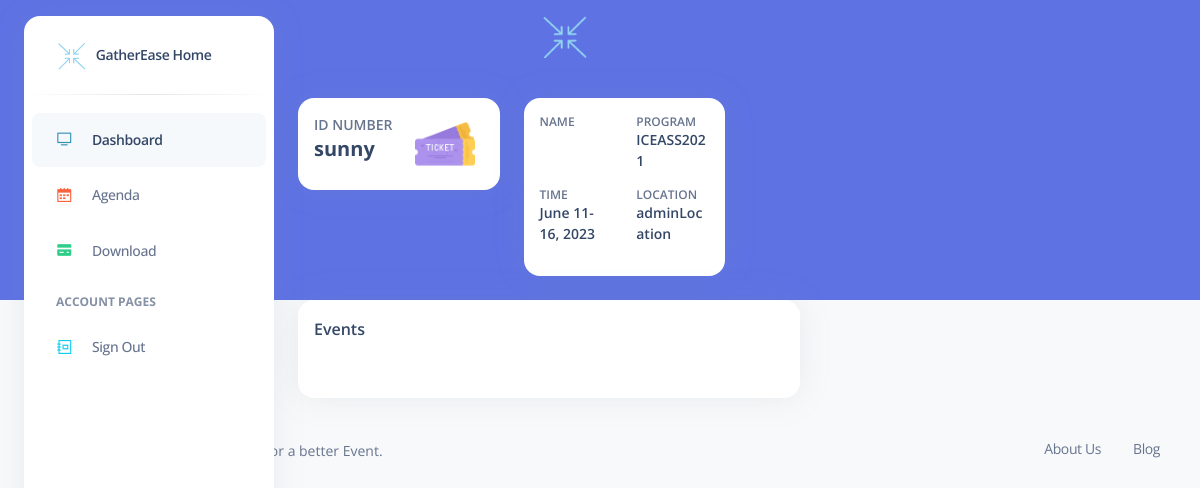
The page /ticket/be55da5f-c1ff-4cb3-9b86-c8ea04e76249/ (signed in) on the database its author committed.
### authentication/models.py (models this page shows)
class Track(models.Model):
    trackCode = models.CharField(max_length=20, primary_key=True)
    trackName = models.CharField(max_length=30)
    Conference = models.ForeignKey(Conference, on_delete=models.CASCADE)
    proceedings = models.FileField(upload_to='proceedings/')
    program = models.FileField(upload_to='program/')

class Conference(models.Model):
    conferenceCode = models.CharField(max_length=20, primary_key=True)
    conferenceName = models.CharField(
        max_length=100, default='adminConference')
    conferenceStartDate = models.DateField(default=CONFERENCE_START_DATE)
    conferenceEndDate = models.DateField(default=CONFERENCE_END_DATE)
    conferenceLocation = models.CharField(
        max_length=30, default='adminLocation')
    agenda = models.FileField(upload_to='agenda/')

### authentication/views.py (the view)
# urls.py: path('ticket/<str:ticket_id>/', views.ticket, name='ticket'),
def ticket(request, ticket_id):
    user = request.user
    if user.is_authenticated:
        ticket = Ticket.objects.get(ticket_id=ticket_id)
        userProfile = UserProfile.objects.get(user=user)
        track = ticket.track
        conference = track.Conference
        ticket = get_object_or_404(Ticket, user=user, track = track)
        qr_code = generate_qr_code(str(ticket_id))
        context = {
            "ticket": ticket,
            "userProfile": userProfile,
            "track": track,
            "conference": conference,
            "qr_code": qr_code
        }
        return render(request, 'authentication/ticket.html', context)
    return render(request, 'authentication/index1.html')

### authentication/views.py (called while the page is built)
def generate_qr_code(data):
    qr = qrcode.QRCode(
        version=1,
        error_correction=qrcode.constants.ERROR_CORRECT_L,
        box_size=6,
        border=4,
    )
    qr.add_data(data)
    qr.make(fit=True)
    img = qr.make_image(fill_color="black", back_color="white")
    buffer = BytesIO()
    img.save(buffer, "PNG")
    buffer.seek(0)
    return ContentFile(buffer.read(), 'qr_code.png')

### templates/authentication/ticket.html (shortened to what this page needs)
{% extends 'base.html' %}
{% load static %}
{% block content %}
    <div class="container-fluid py-4">
      <div class="row">
        <div class="col-xl-3 col-md-6 col-12 mb-xl-0 mb-4">
          <div class="card">
              <div class="card-body p-3">
                  <div class="row">
                      <div class="col-8">
                          <div class="numbers">
                              <p class="text-sm mb-0 text-uppercase font-weight-bold">ID Number</p>
                              <h5 class="font-weight-bolder">
                                  {{ user.username }}
                              </h5>
                          </div>
                      </div>
                      <div class="col-4 text-end">
                          <div class="d-flex justify-content-end align-items-center" style="height: 100%;">
                              <img src="{% static 'img/ticket.png' %}" alt="ticket flag" style="width: 60px; height: 60px; margin-right: 8px;">
                          </div>
                      </div>
                  </div>
              </div>
          </div>
        </div>
        <div class="col-xl-3 col-md-6 col-12 mb-xl-0 mb-4">
            <div class="card">
                <div class="card-body p-3">
                    <div class="row">
                        <div class="col-6">
                            <div class="numbers">
                                <p class="text-xs font-weight-bold mb-0">NAME</p>
                            </div>
                        </div>
                        <div class="col-6">
                            <div class="numbers">
                                <p class="text-xs font-weight-bold mb-0">PROGRAM</p>
                                <h6 class="text-sm mb-3">{{ track.trackName }}</h6>
                            </div>
                        </div>
                    </div>
                    <div class="row">
                        <div class="col-6">
                            <div class="numbers">
                                <p class="text-xs font-weight-bold mb-0">TIME</p>
                                <h6 class="text-sm mb-3">{{ conference.conferenceStartDate|date:"F j" }}-{{ conference.conferenceEndDate|date:"j, Y" }}</h6>
                            </div>
                        </div>
                        <div class="col-6">
                            <div class="numbers">
                                <p class="text-xs font-weight-bold mb-0">LOCATION</p>
                                <h6 class="text-sm mb-3">{{ conference.conferenceLocation }}</h6>
                            </div>
                        </div>
                    </div>
                </div>
            </div>
        </div>
      </div>
      <div class="row mt-4">
        <div class="col-lg-7 mb-lg-0 mb-4">
          <div class="card">
            <div class="card-header pb-0 p-3">
              <div class="d-flex justify-content-between">
                <h6 class="mb-2">Events</h6>
              </div>
            </div>
            <div class="card-body">
            </div>
          </div>
        </div>
      </div>
{% endblock %}

### rows shown on the page
Track: trackName "ICEASS2021"
Conference: conferenceStartDate "June 11", conferenceEndDate "16, 2023", conferenceLocation "adminLocation"

### other values the page prints
{{ user.username }} "sunny"
